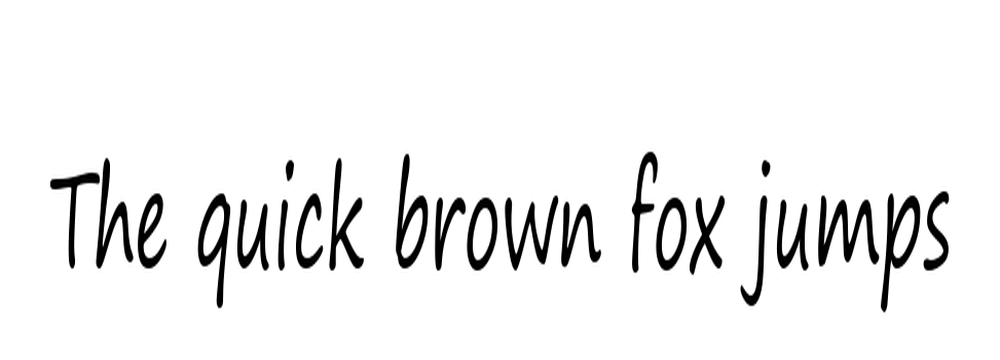
#> input picture python/samples/note_clear.png, 1000 x 360 px
$ python -i ocr.py   (imports and definitions only)
#> lines starting #> are read from the running program, lines starting #| are printed output that depends on the picture; after the words box and inside, x2 and y2 are one past the last pixel; in counts of white or black regions, pixels touching at a corner belong together
#> further down, picture is the input picture: shape (360, 1000, 3); min 0, max 255, mean 239.7

import os
import re

import cv2
import pytesseract


# [11 lines left out: function configure_tesseract, not called in this run]


def tesseract_config():
    return "--oem 3 --psm 11"


def prepare_for_ocr(original, preprocessed=None):
    if original.ndim == 3:
        gray = cv2.cvtColor(original, cv2.COLOR_BGR2GRAY)
    else:
        gray = original.copy()

    height, width = gray.shape[:2]
#> height = 360; width = 1000
    scale = max(2, min(4, 1800 // max(height, width)))
#> scale = 2

    enlarged = cv2.resize(
        gray,
        None,
        fx=scale,
        fy=scale,
        interpolation=cv2.INTER_CUBIC,
    )

    clahe = cv2.createCLAHE(
        clipLimit=2.0,
        tileGridSize=(8, 8),
    )
    enhanced = clahe.apply(enlarged)

    _, binary = cv2.threshold(
        enhanced,
        0,
        255,
        cv2.THRESH_BINARY + cv2.THRESH_OTSU,
    )
#> binary: shape (720, 2000); 93.9% white; 23 black regions, largest, box (x1, y1, x2, y2) and area: (1636, 391, 1758, 533) 6878, (1762, 387, 1841, 624) 6054, (792, 308, 856, 537) 5444

    _, inverted = cv2.threshold(
        enhanced,
        0,
        255,
        cv2.THRESH_BINARY_INV + cv2.THRESH_OTSU,
    )
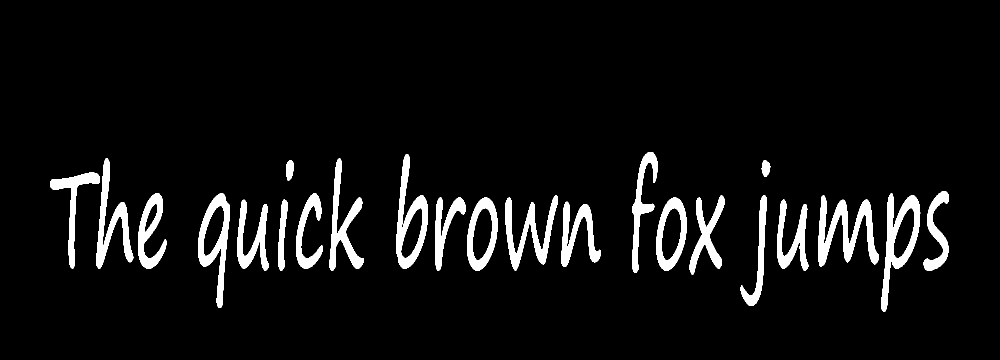
#> inverted: shape (720, 2000) (shown at 1/2 size); 6.1% white; 23 white regions, largest, box (x1, y1, x2, y2) and area: (1636, 391, 1758, 533) 6878, (1762, 387, 1841, 624) 6054, (792, 308, 856, 537) 5444

    adaptive = cv2.adaptiveThreshold(
        enhanced,
        255,
        cv2.ADAPTIVE_THRESH_GAUSSIAN_C,
        cv2.THRESH_BINARY,
        31,
        11,
    )
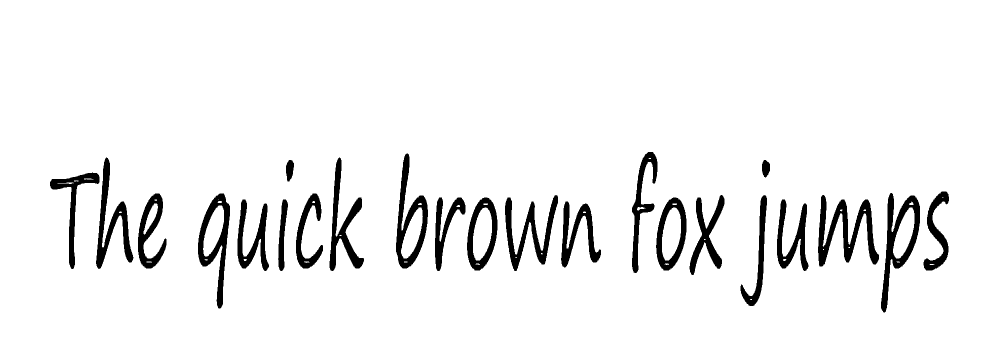
#> adaptive: shape (720, 2000) (shown at 1/2 size); 94.2% white; 23 black regions, largest, box (x1, y1, x2, y2) and area: (1636, 390, 1758, 533) 6498, (1762, 386, 1840, 625) 5701, (792, 307, 856, 537) 5135

    candidates = [enlarged, enhanced, binary, inverted, adaptive]

    if preprocessed is not None:
        if preprocessed.ndim == 3:
            preprocessed = cv2.cvtColor(
                preprocessed,
                cv2.COLOR_BGR2GRAY,
            )
        candidates.append(preprocessed)

    return candidates


# [86 lines left out: functions _recognize_with_confidence, extract_text, not called in this run]

>>> import cv2
>>> picture = cv2.imread('../../samples/note_clear.png')
>>> result = prepare_for_ocr(picture)
#> result = 5 items

$ run again, on python/samples/note_lines.png
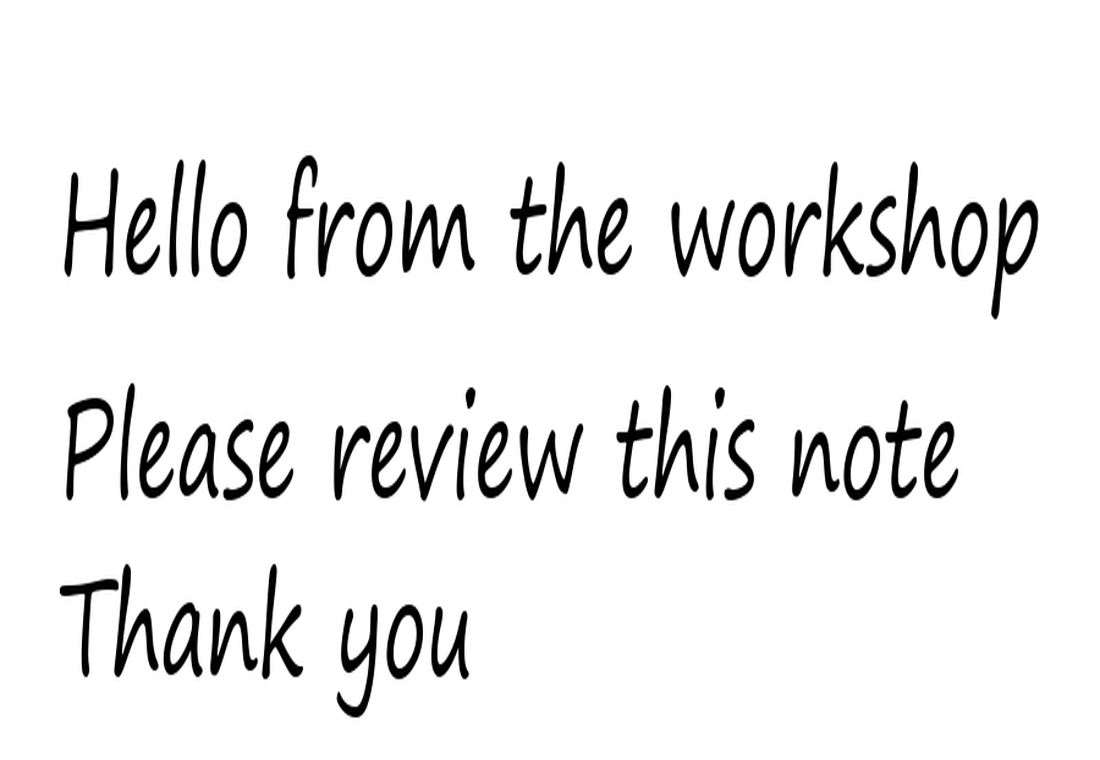
#> input picture python/samples/note_lines.png, 1100 x 760 px
#> picture is the input picture: shape (760, 1100, 3); min 0, max 255, mean 237.6
#> binary: shape (1520, 2200); 93% white; 50 black regions, largest, box (x1, y1, x2, y2) and area: (804, 400, 949, 545) 8348, (1982, 396, 2076, 639) 7367, (129, 336, 237, 554) 7097
#> in prepare_for_ocr, `_, inverted = cv2.threshold( enhanced, 0, 255, cv2.THRESH_BINARY_INV +..`:
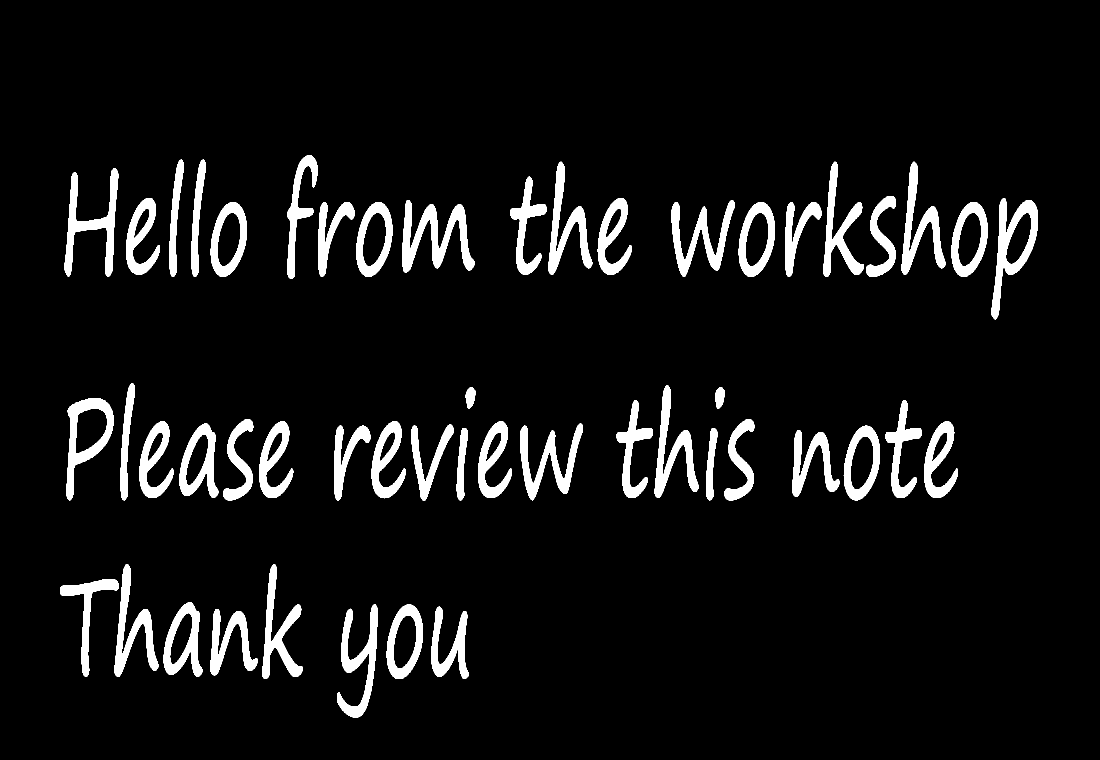
#> inverted: shape (1520, 2200) (shown at 1/2 size); 7% white; 50 white regions, largest, box (x1, y1, x2, y2) and area: (804, 400, 949, 545) 8348, (1982, 396, 2076, 639) 7367, (129, 336, 237, 554) 7097
#> in prepare_for_ocr, `adaptive = cv2.adaptiveThreshold( enhanced, 255, cv2.ADAPTIVE_THRESH_G..`:
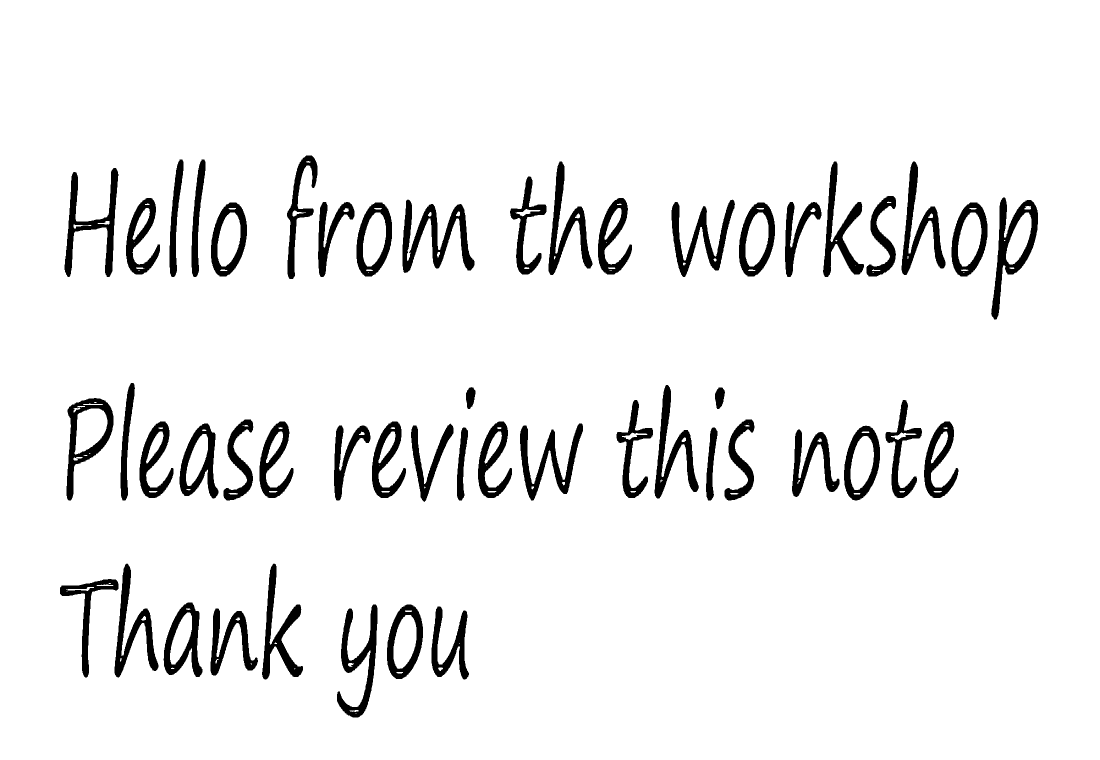
#> adaptive: shape (1520, 2200) (shown at 1/2 size); 93.5% white; 50 black regions, largest, box (x1, y1, x2, y2) and area: (805, 399, 949, 546) 7700, (1982, 395, 2076, 639) 6856, (129, 336, 237, 554) 6590
#> result = 5 items

$ run again, on python/samples/note_tall.png
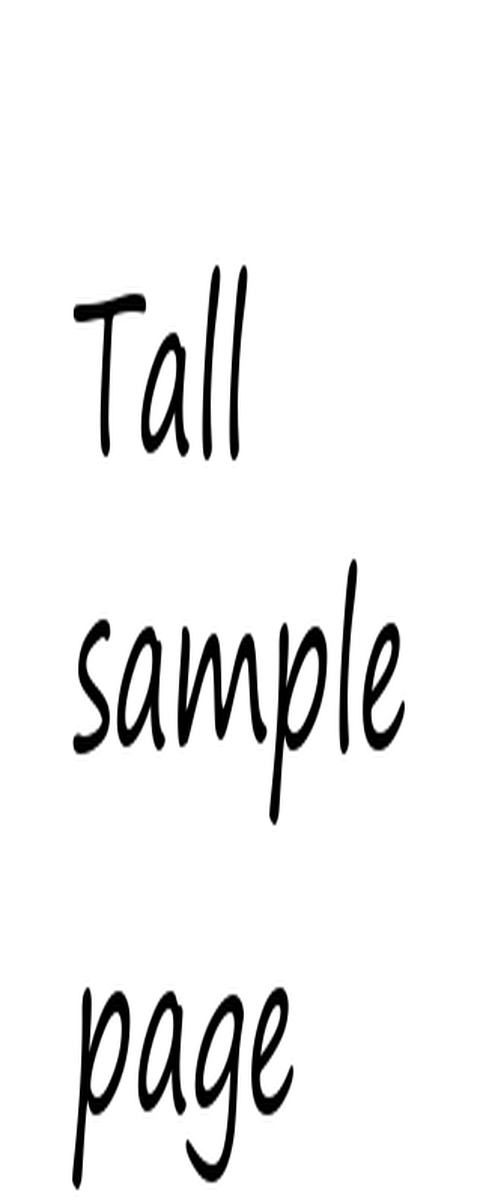
#> input picture python/samples/note_tall.png, 480 x 1200 px
#> picture is the input picture: shape (1200, 480, 3); min 0, max 255, mean 238.9
#> binary: shape (2400, 960); 93.6% white; 14 black regions, largest, box (x1, y1, x2, y2) and area: (355, 1253, 534, 1494) 17070, (144, 1975, 260, 2379) 15097, (539, 1246, 654, 1650) 15067
#> in prepare_for_ocr, `_, inverted = cv2.threshold( enhanced, 0, 255, cv2.THRESH_BINARY_INV +..`:
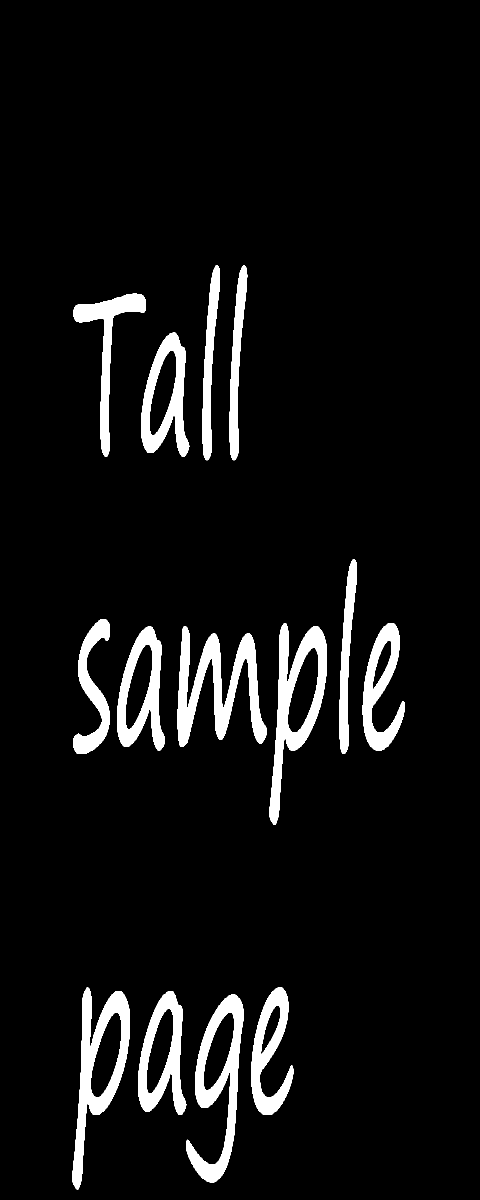
#> inverted: shape (2400, 960) (shown at 1/2 size); 6.4% white; 14 white regions, largest, box (x1, y1, x2, y2) and area: (355, 1253, 534, 1494) 17070, (144, 1975, 260, 2379) 15097, (539, 1246, 654, 1650) 15067
#> in prepare_for_ocr, `adaptive = cv2.adaptiveThreshold( enhanced, 255, cv2.ADAPTIVE_THRESH_G..`:
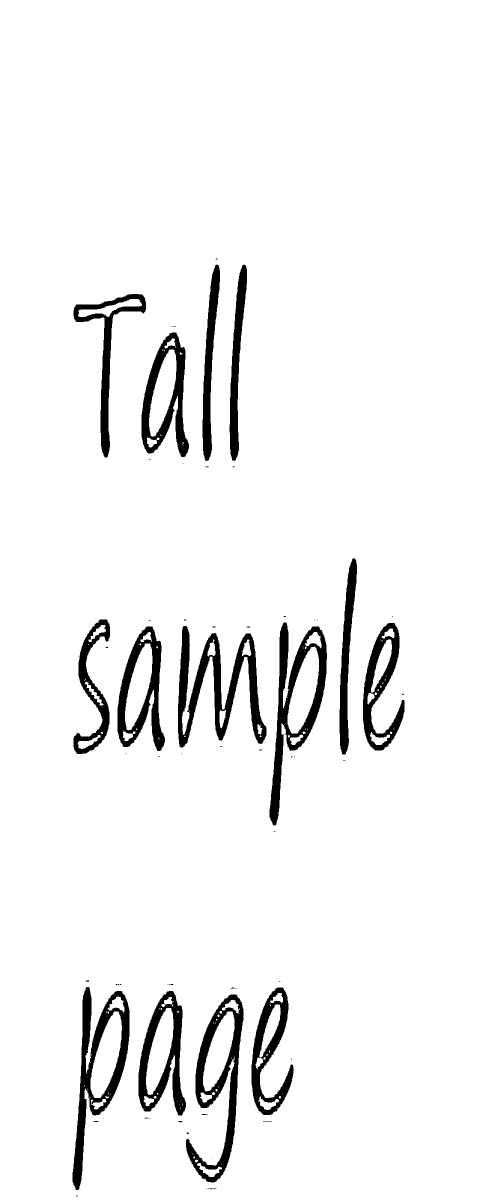
#> adaptive: shape (2400, 960) (shown at 1/2 size); 94.4% white; 66 black regions (51 under 20 px), largest, box (x1, y1, x2, y2) and area: (356, 1252, 533, 1495) 14552, (145, 1974, 259, 2380) 12899, (539, 1245, 654, 1651) 12888
#> result = 5 items

$ run again, on python/samples/note_wide.png
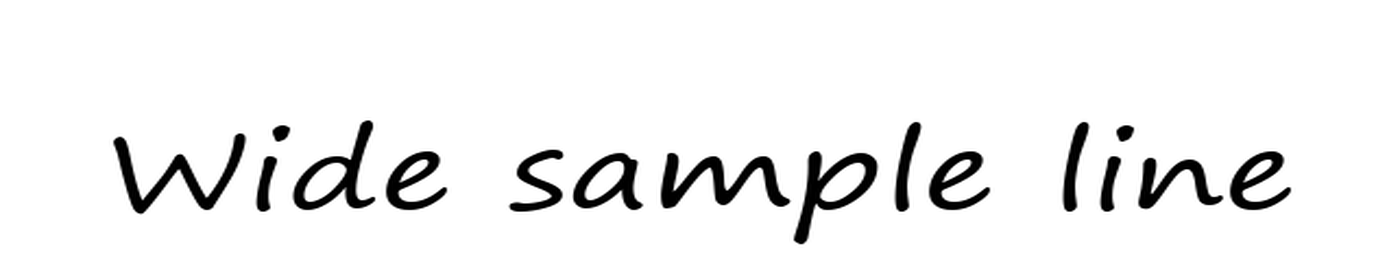
#> input picture python/samples/note_wide.png, 1400 x 280 px
#> picture is the input picture: shape (280, 1400, 3); min 0, max 255, mean 239.9
#> binary: shape (560, 2800); 94% white; 16 black regions, largest, box (x1, y1, x2, y2) and area: (1322, 306, 1580, 417) 11359, (227, 267, 491, 428) 11209, (1588, 303, 1755, 488) 10040
#> in prepare_for_ocr, `_, inverted = cv2.threshold( enhanced, 0, 255, cv2.THRESH_BINARY_INV +..`:
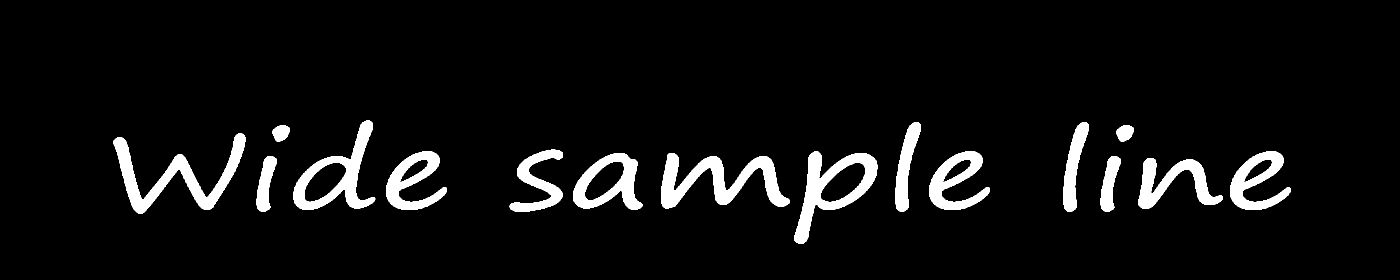
#> inverted: shape (560, 2800) (shown at 1/2 size); 6% white; 16 white regions, largest, box (x1, y1, x2, y2) and area: (1322, 306, 1580, 417) 11359, (227, 267, 491, 428) 11209, (1588, 303, 1755, 488) 10040
#> in prepare_for_ocr, `adaptive = cv2.adaptiveThreshold( enhanced, 255, cv2.ADAPTIVE_THRESH_G..`:
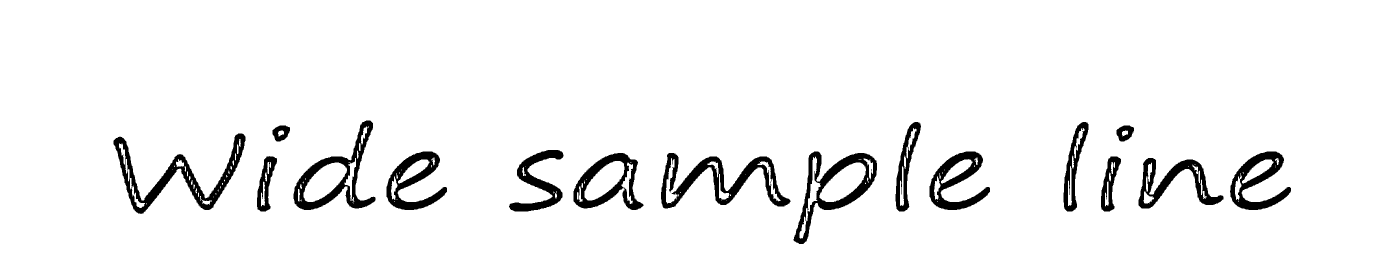
#> adaptive: shape (560, 2800) (shown at 1/2 size); 95% white; 17 black regions (1 under 20 px), largest, box (x1, y1, x2, y2) and area: (227, 267, 491, 428) 9231, (1322, 306, 1581, 417) 8820, (1587, 303, 1754, 488) 7773
#> result = 5 items
